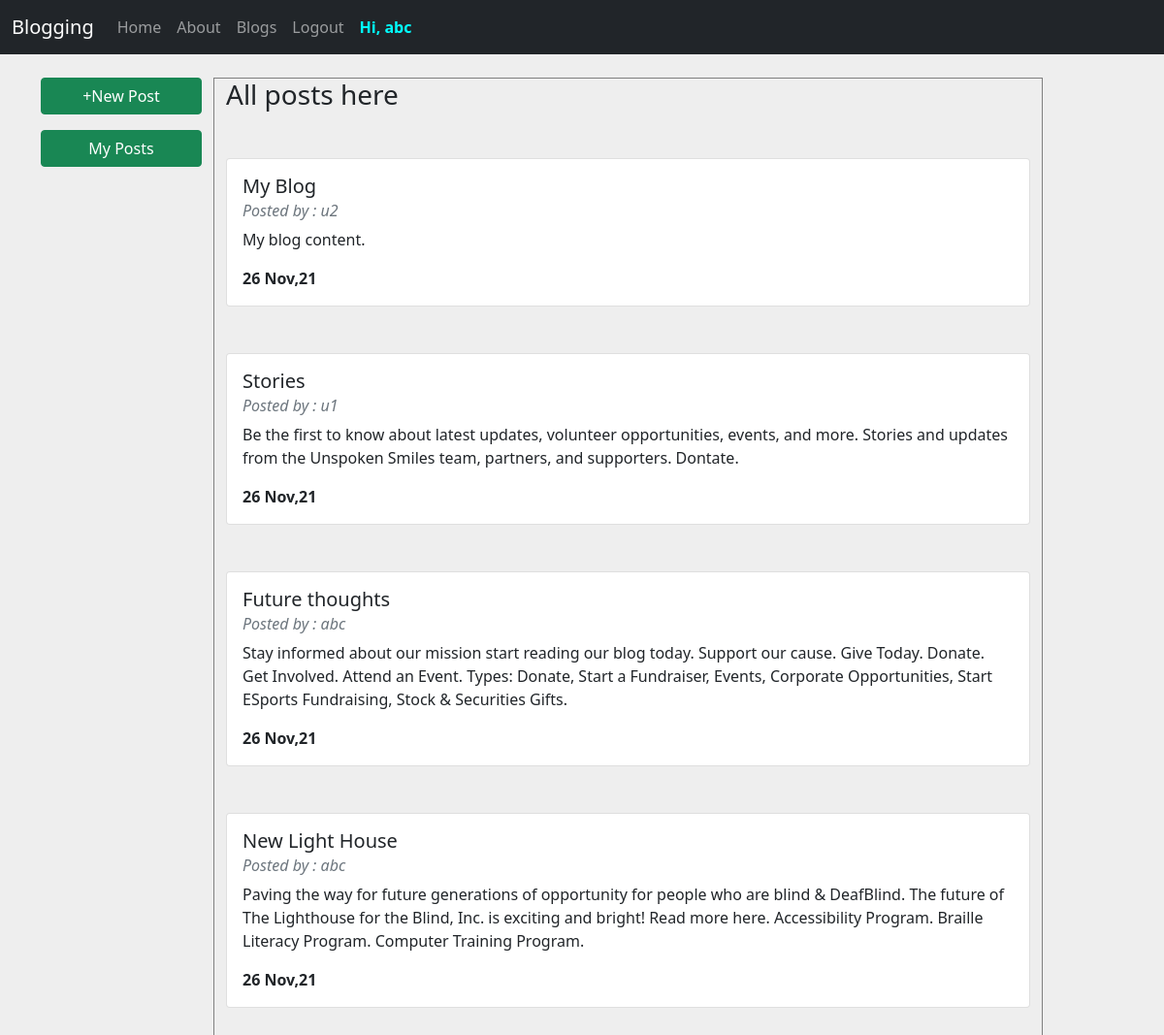
Screenshot of /main (signed in) with the database file from the repository.
### tables this page shows
CREATE TABLE POSTS(
        TITLE VARCHAR(100),
        CONTENT VARCHAR(1000),
        DATE VARCHAR(100),
        USERNAME VARCHAR(100)
        );

### Blogging/my_website.py (the view)
@my_website_app.route('/main')
def main():
    u = session.get('username')
    if u is None:  # Not logged in
        return flask.redirect("/login")
    else:
        import sqlite3
        print("Connect/Creating database 'my_website_db.sqlite3' ")
        my_db_connection = sqlite3.connect('my_website_db.sqlite3')
        print("Done")
        print("Get the cursor.(It help us to send query & retreive result)")
        my_db_cursor = my_db_connection.cursor()
        print("Done")
        try:
            my_query = "SELECT * FROM POSTS"
            print("Check Whether username already exists")
            print("Executing Query : ", my_query)
            my_db_cursor.execute(my_query)
            print("executed")
            my_db_result = my_db_cursor.fetchall()
            my_db_result = my_db_result[::-1]
            print("fetched")
            print(my_db_result)
            return flask.render_template('main.html', result=my_db_result)
        except:
            return flask.render_template('main.html', result=[])

### Blogging/templates/main.html
{% extends "my_template.html"%}
{% block myblock1 %}
<div class="row">
    <div class="col-lg-2 ">
        <div class="d-grid">
            <button class="btn btn-success mb-3 btn-block"> <a href="/newpost" class="text-decoration-none text-white"> +New Post</a></button>
            <button class="btn btn-success mb-3 btn-block"> <a href="/mypost" class="text-decoration-none text-white">
                    My Posts</a></button>
        </div>
    </div>
    <div class="col-lg-9 " style="border: 1px solid grey; height: 100%;">
        <h3 class="mb-5">All posts here</h3>
        {%for i in result%}
        <div class="card mb-5 " style="width: 100%;">
            <div class="card-body">
                <h5 class="card-title"> {{i[0]}} </h5>
                <h6 class="card-subtitle mb-2 text-muted"><i>Posted by : {{i[3]}}</i></h6>
                <p class="card-text">{{i[1]}}</p>
                <b>{{i[2]}}</b>
            </div>
        </div>
        {%endfor%}
    </div>
</div>
{% endblock %}

### rows the page displays
POSTS: TITLE "My Blog", USERNAME "u2", CONTENT "My blog content.", DATE "26 Nov,21"
POSTS: TITLE "Stories", USERNAME "u1", CONTENT "Be the first to know about latest updates, volunteer opportunities, events, and more. Stories and updates from the Unspoken Smiles team, partners, and supporters. Dontate.", DATE "26 Nov,21"
POSTS: TITLE "Future thoughts", USERNAME "abc", CONTENT "Stay informed about our mission start reading our blog today. Support our cause. Give Today. Donate. Get Involved. Attend an Event. Types: Donate, Start a Fundraiser, Events, Corporate Opportunities, Start ESports Fundraising, Stock & Securities Gifts.", DATE "26 Nov,21"
POSTS: TITLE "New Light House", USERNAME "abc", CONTENT "Paving the way for future generations of opportunity for people who are blind & DeafBlind. The future of The Lighthouse for the Blind, Inc. is exciting and bright! Read more here. Accessibility Program. Braille Literacy Program. Computer Training Program.", DATE "26 Nov,21"

### other values shown
{{ session['username'] }} "abc"
